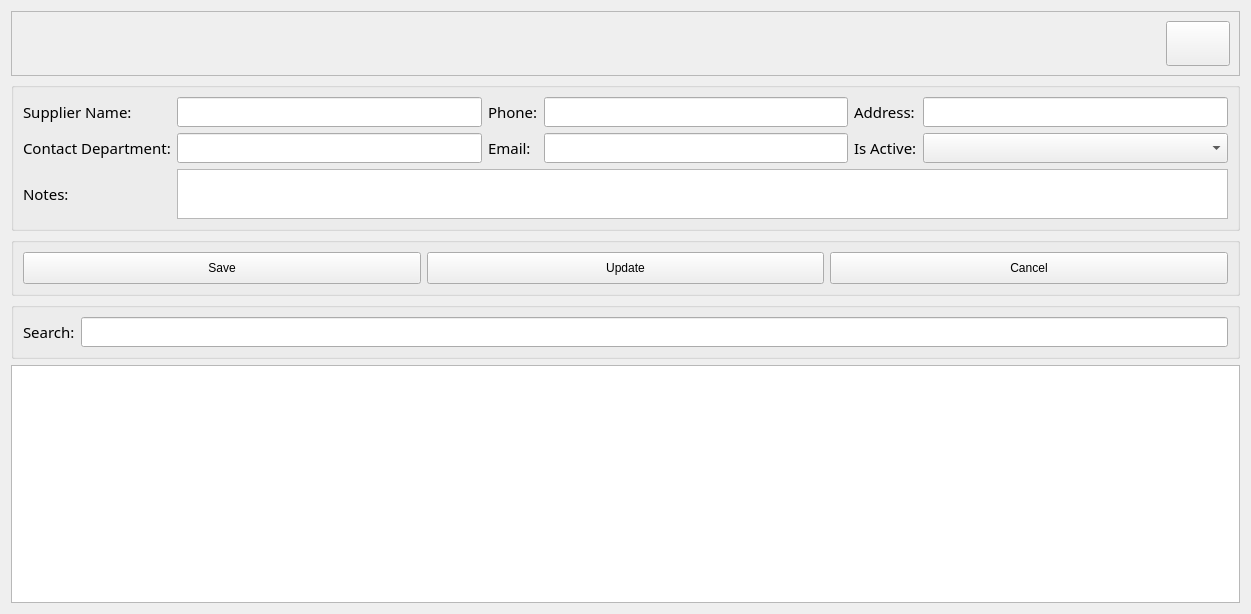
<?xml version="1.0" encoding="UTF-8"?>
<ui version="4.0">
 <class>supplier_view</class>
 <widget class="QWidget" name="supplier_view">
  <property name="geometry">
   <rect>
    <x>0</x>
    <y>0</y>
    <width>1251</width>
    <height>614</height>
   </rect>
  </property>
  <property name="sizePolicy">
   <sizepolicy hsizetype="Preferred" vsizetype="Preferred">
    <horstretch>0</horstretch>
    <verstretch>0</verstretch>
   </sizepolicy>
  </property>
  <property name="windowTitle">
   <string>Form</string>
  </property>
  <layout class="QGridLayout" name="gridLayout_3">
   <item row="3" column="0">
    <widget class="QGroupBox" name="groupBox_3">
     <property name="minimumSize">
      <size>
       <width>0</width>
       <height>50</height>
      </size>
     </property>
     <property name="title">
      <string/>
     </property>
     <layout class="QGridLayout" name="gridLayout_4">
      <item row="0" column="1">
       <widget class="QLineEdit" name="input_search">
        <property name="minimumSize">
         <size>
          <width>0</width>
          <height>30</height>
         </size>
        </property>
        <property name="font">
         <font>
          <family>Century Gothic</family>
          <pointsize>11</pointsize>
         </font>
        </property>
       </widget>
      </item>
      <item row="0" column="0">
       <widget class="QLabel" name="label_7">
        <property name="font">
         <font>
          <family>Century Gothic</family>
          <pointsize>11</pointsize>
         </font>
        </property>
        <property name="text">
         <string>Search:</string>
        </property>
       </widget>
      </item>
     </layout>
    </widget>
   </item>
   <item row="2" column="0">
    <widget class="QGroupBox" name="groupBox_2">
     <property name="sizePolicy">
      <sizepolicy hsizetype="Preferred" vsizetype="Fixed">
       <horstretch>0</horstretch>
       <verstretch>0</verstretch>
      </sizepolicy>
     </property>
     <property name="minimumSize">
      <size>
       <width>613</width>
       <height>0</height>
      </size>
     </property>
     <property name="styleSheet">
      <string notr="true"/>
     </property>
     <property name="title">
      <string/>
     </property>
     <layout class="QGridLayout" name="gridLayout_2">
      <item row="0" column="2">
       <widget class="QPushButton" name="btn_cancel">
        <property name="sizePolicy">
         <sizepolicy hsizetype="Minimum" vsizetype="Expanding">
          <horstretch>0</horstretch>
          <verstretch>0</verstretch>
         </sizepolicy>
        </property>
        <property name="minimumSize">
         <size>
          <width>0</width>
          <height>32</height>
         </size>
        </property>
        <property name="text">
         <string>Cancel</string>
        </property>
       </widget>
      </item>
      <item row="0" column="0">
       <widget class="QPushButton" name="btn_save">
        <property name="sizePolicy">
         <sizepolicy hsizetype="Minimum" vsizetype="Expanding">
          <horstretch>0</horstretch>
          <verstretch>0</verstretch>
         </sizepolicy>
        </property>
        <property name="minimumSize">
         <size>
          <width>0</width>
          <height>32</height>
         </size>
        </property>
        <property name="text">
         <string>Save</string>
        </property>
       </widget>
      </item>
      <item row="0" column="1">
       <widget class="QPushButton" name="btn_update">
        <property name="sizePolicy">
         <sizepolicy hsizetype="Minimum" vsizetype="Expanding">
          <horstretch>0</horstretch>
          <verstretch>0</verstretch>
         </sizepolicy>
        </property>
        <property name="minimumSize">
         <size>
          <width>0</width>
          <height>32</height>
         </size>
        </property>
        <property name="text">
         <string>Update</string>
        </property>
       </widget>
      </item>
     </layout>
    </widget>
   </item>
   <item row="1" column="0">
    <widget class="QGroupBox" name="groupBox">
     <property name="sizePolicy">
      <sizepolicy hsizetype="Preferred" vsizetype="Preferred">
       <horstretch>0</horstretch>
       <verstretch>0</verstretch>
      </sizepolicy>
     </property>
     <property name="minimumSize">
      <size>
       <width>0</width>
       <height>100</height>
      </size>
     </property>
     <property name="title">
      <string/>
     </property>
     <layout class="QGridLayout" name="gridLayout">
      <item row="0" column="0">
       <widget class="QLabel" name="label">
        <property name="font">
         <font>
          <family>Century Gothic</family>
          <pointsize>11</pointsize>
         </font>
        </property>
        <property name="text">
         <string>Supplier Name:</string>
        </property>
       </widget>
      </item>
      <item row="0" column="5">
       <widget class="QLineEdit" name="input_address">
        <property name="font">
         <font>
          <family>Century Gothic</family>
          <pointsize>11</pointsize>
         </font>
        </property>
        <property name="echoMode">
         <enum>QLineEdit::EchoMode::Normal</enum>
        </property>
       </widget>
      </item>
      <item row="1" column="1">
       <widget class="QLineEdit" name="input_contact_department">
        <property name="font">
         <font>
          <family>Century Gothic</family>
          <pointsize>11</pointsize>
         </font>
        </property>
       </widget>
      </item>
      <item row="0" column="2">
       <widget class="QLabel" name="label_2">
        <property name="font">
         <font>
          <family>Century Gothic</family>
          <pointsize>11</pointsize>
         </font>
        </property>
        <property name="text">
         <string>Phone:</string>
        </property>
       </widget>
      </item>
      <item row="0" column="4">
       <widget class="QLabel" name="label_3">
        <property name="font">
         <font>
          <family>Century Gothic</family>
          <pointsize>11</pointsize>
         </font>
        </property>
        <property name="text">
         <string>Address:</string>
        </property>
       </widget>
      </item>
      <item row="0" column="3">
       <widget class="QLineEdit" name="input_phone">
        <property name="font">
         <font>
          <family>Century Gothic</family>
          <pointsize>11</pointsize>
         </font>
        </property>
        <property name="echoMode">
         <enum>QLineEdit::EchoMode::Normal</enum>
        </property>
       </widget>
      </item>
      <item row="1" column="2">
       <widget class="QLabel" name="label_5">
        <property name="font">
         <font>
          <family>Century Gothic</family>
          <pointsize>11</pointsize>
         </font>
        </property>
        <property name="text">
         <string>Email:</string>
        </property>
       </widget>
      </item>
      <item row="1" column="5">
       <widget class="QComboBox" name="cbo_is_active">
        <property name="font">
         <font>
          <family>Century Gothic</family>
          <pointsize>11</pointsize>
         </font>
        </property>
       </widget>
      </item>
      <item row="1" column="3">
       <widget class="QLineEdit" name="input_email">
        <property name="font">
         <font>
          <family>Century Gothic</family>
          <pointsize>11</pointsize>
         </font>
        </property>
        <property name="echoMode">
         <enum>QLineEdit::EchoMode::Normal</enum>
        </property>
       </widget>
      </item>
      <item row="1" column="0">
       <widget class="QLabel" name="label_4">
        <property name="font">
         <font>
          <family>Century Gothic</family>
          <pointsize>11</pointsize>
         </font>
        </property>
        <property name="text">
         <string>Contact Department:</string>
        </property>
       </widget>
      </item>
      <item row="1" column="4">
       <widget class="QLabel" name="label_6">
        <property name="font">
         <font>
          <family>Century Gothic</family>
          <pointsize>11</pointsize>
         </font>
        </property>
        <property name="text">
         <string>Is Active:</string>
        </property>
       </widget>
      </item>
      <item row="2" column="0">
       <widget class="QLabel" name="label_8">
        <property name="font">
         <font>
          <family>Century Gothic</family>
          <pointsize>11</pointsize>
         </font>
        </property>
        <property name="text">
         <string>Notes:</string>
        </property>
       </widget>
      </item>
      <item row="2" column="1" colspan="5">
       <widget class="QPlainTextEdit" name="input_notes">
        <property name="sizePolicy">
         <sizepolicy hsizetype="Expanding" vsizetype="Fixed">
          <horstretch>0</horstretch>
          <verstretch>0</verstretch>
         </sizepolicy>
        </property>
        <property name="maximumSize">
         <size>
          <width>16777215</width>
          <height>50</height>
         </size>
        </property>
       </widget>
      </item>
      <item row="0" column="1">
       <widget class="QLineEdit" name="input_supplier_name">
        <property name="font">
         <font>
          <family>Century Gothic</family>
          <pointsize>11</pointsize>
         </font>
        </property>
       </widget>
      </item>
     </layout>
    </widget>
   </item>
   <item row="0" column="0">
    <widget class="QFrame" name="bar_information">
     <property name="sizePolicy">
      <sizepolicy hsizetype="Preferred" vsizetype="Preferred">
       <horstretch>0</horstretch>
       <verstretch>0</verstretch>
      </sizepolicy>
     </property>
     <property name="minimumSize">
      <size>
       <width>0</width>
       <height>50</height>
      </size>
     </property>
     <property name="frameShape">
      <enum>QFrame::Shape::StyledPanel</enum>
     </property>
     <property name="frameShadow">
      <enum>QFrame::Shadow::Raised</enum>
     </property>
     <layout class="QGridLayout" name="gridLayout_5">
      <item row="0" column="0">
       <widget class="QLabel" name="label_user_name">
        <property name="font">
         <font>
          <family>Century Gothic</family>
          <pointsize>12</pointsize>
         </font>
        </property>
        <property name="text">
         <string/>
        </property>
        <property name="alignment">
         <set>Qt::AlignmentFlag::AlignLeading|Qt::AlignmentFlag::AlignLeft|Qt::AlignmentFlag::AlignVCenter</set>
        </property>
       </widget>
      </item>
      <item row="0" column="1">
       <widget class="QLabel" name="label_user_role">
        <property name="font">
         <font>
          <family>Century Gothic</family>
          <pointsize>12</pointsize>
         </font>
        </property>
        <property name="text">
         <string/>
        </property>
       </widget>
      </item>
      <item row="0" column="2">
       <widget class="QPushButton" name="btn_close">
        <property name="minimumSize">
         <size>
          <width>64</width>
          <height>45</height>
         </size>
        </property>
        <property name="maximumSize">
         <size>
          <width>64</width>
          <height>45</height>
         </size>
        </property>
        <property name="text">
         <string/>
        </property>
        <property name="icon">
         <iconset>
          <normaloff>../assets/Images/IMG-LogOut.png</normaloff>../assets/Images/IMG-LogOut.png</iconset>
        </property>
        <property name="iconSize">
         <size>
          <width>32</width>
          <height>32</height>
         </size>
        </property>
       </widget>
      </item>
     </layout>
    </widget>
   </item>
   <item row="4" column="0">
    <widget class="QTableWidget" name="tableWidget"/>
   </item>
  </layout>
 </widget>
 <tabstops>
  <tabstop>input_supplier_name</tabstop>
  <tabstop>input_contact_department</tabstop>
  <tabstop>input_phone</tabstop>
  <tabstop>input_email</tabstop>
  <tabstop>input_address</tabstop>
  <tabstop>cbo_is_active</tabstop>
  <tabstop>input_notes</tabstop>
  <tabstop>btn_save</tabstop>
  <tabstop>btn_update</tabstop>
  <tabstop>btn_cancel</tabstop>
  <tabstop>input_search</tabstop>
  <tabstop>tableWidget</tabstop>
  <tabstop>btn_close</tabstop>
 </tabstops>
 <resources/>
 <connections/>
</ui>
